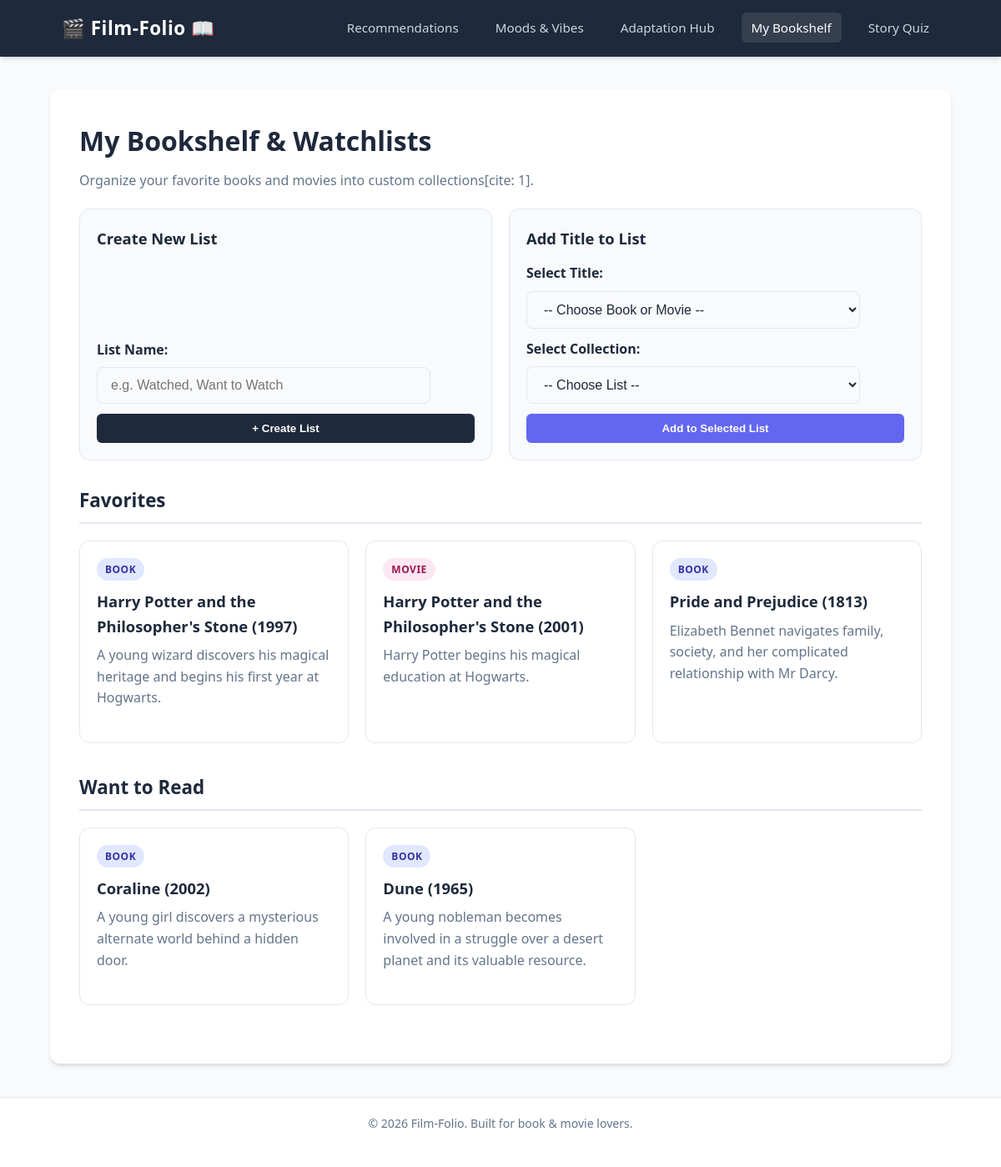
The page /bookshelf.php on the database its author committed.
### tables this page shows
CREATE TABLE `media` (
  `MediaID` int(11) NOT NULL AUTO_INCREMENT,
  `title` varchar(150) NOT NULL,
  `description` text DEFAULT NULL,
  `releaseyear` int(11) DEFAULT NULL,
  `pgcount` int(11) DEFAULT NULL,
  `isbn` varchar(20) DEFAULT NULL,
  `director` varchar(100) DEFAULT NULL,
  `runtime` int(11) DEFAULT NULL,
  `mediatype` varchar(50) DEFAULT NULL,
  PRIMARY KEY (`MediaID`)
);

### bookshelf.php (the view, shortened to what this page needs)
<?php
require_once 'config/db.php';
$userID = 1;
include_once 'includes/header.php';
$stmt = $pdo->prepare("SELECT * FROM collection WHERE UserID = ? ORDER BY name ASC");
$stmt->execute([$userID]);
$collections = $stmt->fetchAll();
$userBookshelf = [];
foreach ($collections as $col) {
    $stmt = $pdo->prepare("
        SELECT m.*
        FROM media m
        JOIN contains c ON m.MediaID = c.MediaID
        WHERE c.CollectionID = ?
        ORDER BY m.title ASC
    ");
    $stmt->execute([$col['CollectionID']]);
    $userBookshelf[$col['name']] = $stmt->fetchAll();
}
?>
<h1>My Bookshelf & Watchlists</h1>
<p>Organize your favorite books and movies into custom collections[cite: 1].</p>
<div style="display: grid; grid-template-columns: repeat(auto-fit, minmax(300px, 1fr)); gap: 20px; margin-bottom: 30px;">
    <div class="card" style="background: #f8fafc;">
        <h3 style="margin-bottom: 15px;"> Create New List</h3>
        <form method="POST" action="bookshelf.php" style="margin-bottom: 0;">
            <label for="new_collection_name">List Name:</label>
            <input type="text" id="new_collection_name" name="new_collection_name" placeholder="e.g. Watched, Want to Watch" required style="margin-bottom: 12px; width: 100%;">
            <button type="submit" name="create_collection" style="width: 100%; padding: 10px; background: var(--primary-color); color: white; border: none; border-radius: 6px; cursor: pointer; font-weight: 600;">
                + Create List
            </button>
        </form>
    </div>
    <div class="card" style="background: #f8fafc;">
        <h3 style="margin-bottom: 15px;"> Add Title to List</h3>
        <form method="POST" action="bookshelf.php" style="margin-bottom: 0;">
            <label for="media_id">Select Title:</label>
            <select name="media_id" id="media_id" required style="margin-bottom: 12px; width: 100%;">
                <option value="">-- Choose Book or Movie --</option>
            </select>
            <label for="collection_id">Select Collection:</label>
            <select name="collection_id" id="collection_id" required style="margin-bottom: 12px; width: 100%;">
                <option value="">-- Choose List --</option>
            </select>
            <button type="submit" name="add_to_collection" style="width: 100%; padding: 10px; background: var(--accent-color); color: white; border: none; border-radius: 6px; cursor: pointer; font-weight: 600;">
                Add to Selected List
            </button>
        </form>
    </div>
</div>
<?php if (empty($userBookshelf)): ?>
    <p><em>No collections found. Create your first list above!</em></p>
<?php else: ?>
    <?php foreach ($userBookshelf as $colName => $items): ?>
        <h2> <?= htmlspecialchars($colName) ?></h2>
        <?php if (empty($items)): ?>
            <p style="margin-bottom: 30px;"><em>No items in this collection yet.</em></p>
        <?php else: ?>
            <div class="media-grid" style="margin-bottom: 35px;">
                <?php foreach ($items as $item): ?>
                    <div class="card">
                        <div>
                            <span class="badge <?= $item['mediatype'] === 'Book' ? 'badge-book' : 'badge-movie' ?>">
                                <?= htmlspecialchars($item['mediatype']) ?>
                            </span>
                            <h3 style="margin-top: 10px;"><?= htmlspecialchars($item['title']) ?> (<?= $item['releaseyear'] ?>)</h3>
                            <p><?= htmlspecialchars($item['description']) ?></p>
                        </div>
                    </div>
                <?php endforeach; ?>
            </div>
        <?php endif; ?>
    <?php endforeach; ?>
<?php endif; ?>
<?php include_once 'includes/footer.php'; ?>

### css/style.css (style rules this page uses)
:root { --primary-color: #1e293b; --primary-hover: #0f172a; --accent-color: #6366f1; --accent-hover: #4f46e5; --bg-color: #f8fafc; --card-bg: #ffffff; --text-main: #1e293b; --text-muted: #64748b; --border-color: #e2e8f0; --shadow-sm: 0 1px 3px rgba(0, 0, 0, 0.1); --shadow-md: 0 4px 6px -1px rgba(0, 0, 0, 0.1), 0 2px 4px -1px rgba(0, 0, 0, 0.06); --shadow-lg: 0 10px 15px -3px rgba(0, 0, 0, 0.1), 0 4px 6px -2px rgba(0, 0, 0, 0.05); --radius: 12px; --transition: all 0.25s ease-in-out; }
* { box-sizing: border-box; margin: 0; padding: 0; }
body { font-family: 'Segoe UI', system-ui, -apple-system, sans-serif; background-color: var(--bg-color); color: var(--text-main); line-height: 1.6; display: flex; flex-direction: column; min-height: 100vh; }
h1 { font-size: 2rem; color: var(--primary-color); margin-bottom: 10px; font-weight: 700; }
h2 { font-size: 1.4rem; color: var(--primary-color); margin: 25px 0 15px 0; padding-bottom: 8px; border-bottom: 2px solid var(--border-color); }
p { color: var(--text-muted); margin-bottom: 20px; }
form { margin-bottom: 25px; }
label { font-weight: 600; color: var(--primary-color); display: inline-block; margin-bottom: 8px; }
select, input[type="text"] { width: 100%; max-width: 400px; padding: 12px 16px; font-size: 1rem; border: 1px solid var(--border-color); border-radius: 8px; background-color: #f8fafc; color: var(--text-main); transition: var(--transition); outline: none; }
.media-grid { display: grid; grid-template-columns: repeat(auto-fill, minmax(280px, 1fr)); gap: 20px; margin-top: 20px; }
.card { background: var(--card-bg); border: 1px solid var(--border-color); border-radius: var(--radius); padding: 20px; transition: var(--transition); display: flex; flex-direction: column; justify-content: space-between; }
.card h3 { font-size: 1.15rem; color: var(--primary-color); margin-bottom: 8px; }
.badge { display: inline-block; padding: 4px 10px; border-radius: 20px; font-size: 0.75rem; font-weight: 600; text-transform: uppercase; letter-spacing: 0.5px; }
.badge-book { background-color: #e0e7ff; color: #3730a3; }
.badge-movie { background-color: #fce7f3; color: #9d174d; }

### rows shown on the page
media: mediatype "BOOK", title "Harry Potter and the Philosopher's Stone", releaseyear "1997", description "A young wizard discovers his magical heritage and begins his first year at Hogwarts."
media: mediatype "MOVIE", title "Harry Potter and the Philosopher's Stone", releaseyear "2001", description "Harry Potter begins his magical education at Hogwarts."
media: mediatype "BOOK", title "Pride and Prejudice", releaseyear "1813", description "Elizabeth Bennet navigates family, society, and her complicated relationship with Mr Darcy."
media: mediatype "BOOK", title "Coraline", releaseyear "2002", description "A young girl discovers a mysterious alternate world behind a hidden door."
media: mediatype "BOOK", title "Dune", releaseyear "1965", description "A young nobleman becomes involved in a struggle over a desert planet and its valuable resource."

### other values the page prints
$colName "Favorites"
$colName "Want to Read"
